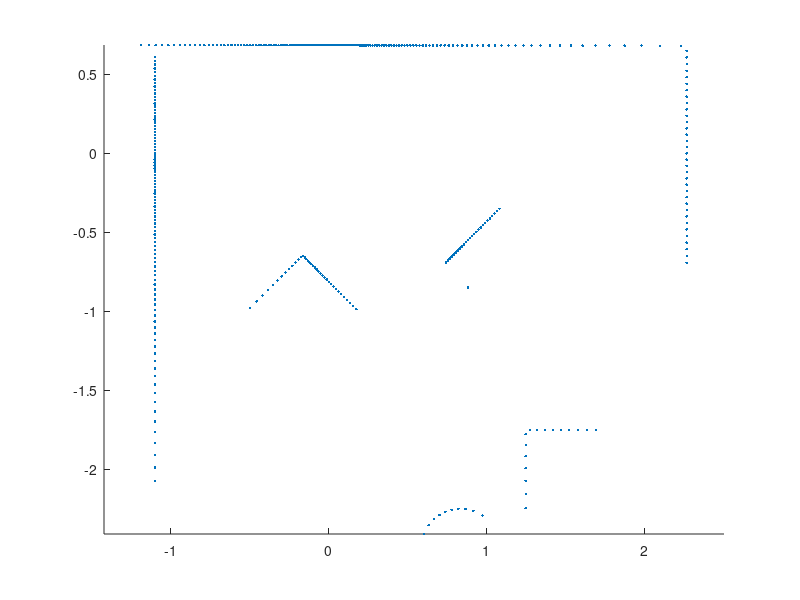

Recreate this plot in MATLAB. (Note: this script raises an error after producing the figure.)
clear
clf
hold on

load('data/gauntlet_scans.mat')
warning('off','all')

r = r_all(:,1);
theta = theta_all(:,1);

% Plot lidar scan
r_clean_index = find((r ~= 0) & (r < 3));
r_clean = r(r_clean_index);
theta_clean = theta(r_clean_index);
[x_scan, y_scan] = pol2cart(theta_clean, r_clean);
points = [x_scan y_scan];
plot(x_scan, y_scan, '.')
axis equal

[x, y] = meshgrid(min(x_scan)-0.5:0.05:max(x_scan)+0.5, min(y_scan)-0.5:0.05:max(y_scan)+0.5);
f = 0;

% find walls
d = 0.01;
n = 500;
wall_weight = 0.0125;
% should be 3 walls
for i=1:3
    [endpoints, inliers, outliers, m, b] = ransac_line_fit(points, d, n, 0);
    for j=1:length(inliers)
        f = f - wall_weight * (log(sqrt((x-inliers(j,1)).^2 + (y-inliers(j,2)).^2)));
    end
    points=outliers;
end

% Find circle
d = 0.01;
n = 10000;
r_max = 0.3;
circle_weight = 5;
[circle_endpoints, circle_inliers, circle_outliers, near_matches, center, radius] = ransac_circle_fit(points, r_max, d, n, 0);

% place sink at circle center
f = f + circle_weight * log(sqrt((x-center(1)).^2 + (y-center(2)).^2));

% find obstacles
d = 0.01;
n = 1000;
obstacle_weight = 0.025;
% should be 3 walls
while length(points) >= 3
    [endpoints, inliers, outliers, m, b] = ransac_line_fit(points, d, n, 0);
    for j=1:length(inliers)
        f = f - obstacle_weight * (log(sqrt((x-inliers(j,1)).^2 + (y-inliers(j,2)).^2)));
    end
    points=outliers;
end


contour(x, y, f)
[u, v] = gradient(f);
quiver(x, y, -u, -v)